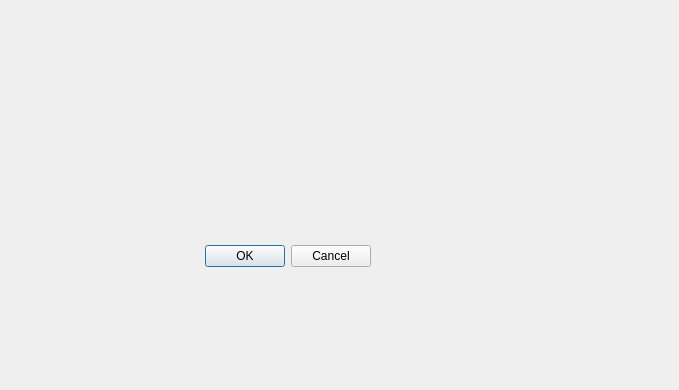
<?xml version="1.0" encoding="UTF-8"?>
<ui version="4.0">
 <class>Dialog</class>
 <widget class="QDialog" name="Dialog">
  <property name="geometry">
   <rect>
    <x>0</x>
    <y>0</y>
    <width>679</width>
    <height>390</height>
   </rect>
  </property>
  <property name="windowTitle">
   <string>Dialog</string>
  </property>
  <widget class="QDialogButtonBox" name="buttonBox">
   <property name="geometry">
    <rect>
     <x>30</x>
     <y>240</y>
     <width>341</width>
     <height>32</height>
    </rect>
   </property>
   <property name="orientation">
    <enum>Qt::Horizontal</enum>
   </property>
   <property name="standardButtons">
    <set>QDialogButtonBox::Cancel|QDialogButtonBox::Ok</set>
   </property>
  </widget>
 </widget>
 <resources/>
 <connections>
  <connection>
   <sender>buttonBox</sender>
   <signal>accepted()</signal>
   <receiver>Dialog</receiver>
   <slot>accept()</slot>
   <hints>
    <hint type="sourcelabel">
     <x>248</x>
     <y>254</y>
    </hint>
    <hint type="destinationlabel">
     <x>157</x>
     <y>274</y>
    </hint>
   </hints>
  </connection>
  <connection>
   <sender>buttonBox</sender>
   <signal>rejected()</signal>
   <receiver>Dialog</receiver>
   <slot>reject()</slot>
   <hints>
    <hint type="sourcelabel">
     <x>316</x>
     <y>260</y>
    </hint>
    <hint type="destinationlabel">
     <x>286</x>
     <y>274</y>
    </hint>
   </hints>
  </connection>
 </connections>
</ui>
